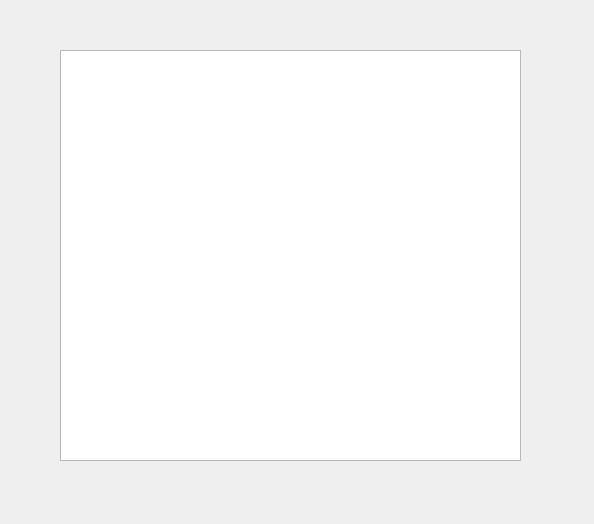
<?xml version="1.0" encoding="UTF-8"?>
<ui version="4.0">
 <class>Form</class>
 <widget class="QWidget" name="Form">
  <property name="geometry">
   <rect>
    <x>0</x>
    <y>0</y>
    <width>594</width>
    <height>524</height>
   </rect>
  </property>
  <property name="windowTitle">
   <string>Form</string>
  </property>
  <widget class="QTreeView" name="treeView">
   <property name="geometry">
    <rect>
     <x>60</x>
     <y>50</y>
     <width>461</width>
     <height>411</height>
    </rect>
   </property>
   <property name="animated">
    <bool>true</bool>
   </property>
  </widget>
 </widget>
 <resources/>
 <connections/>
</ui>
